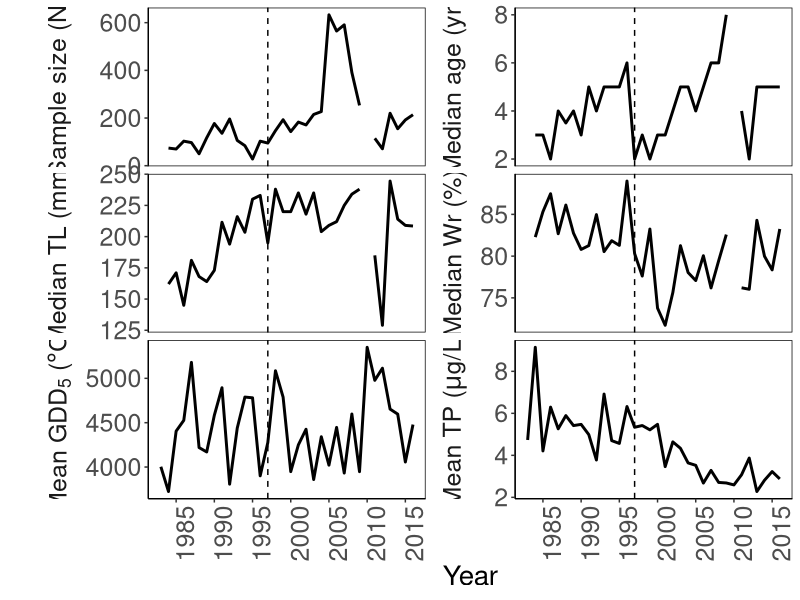
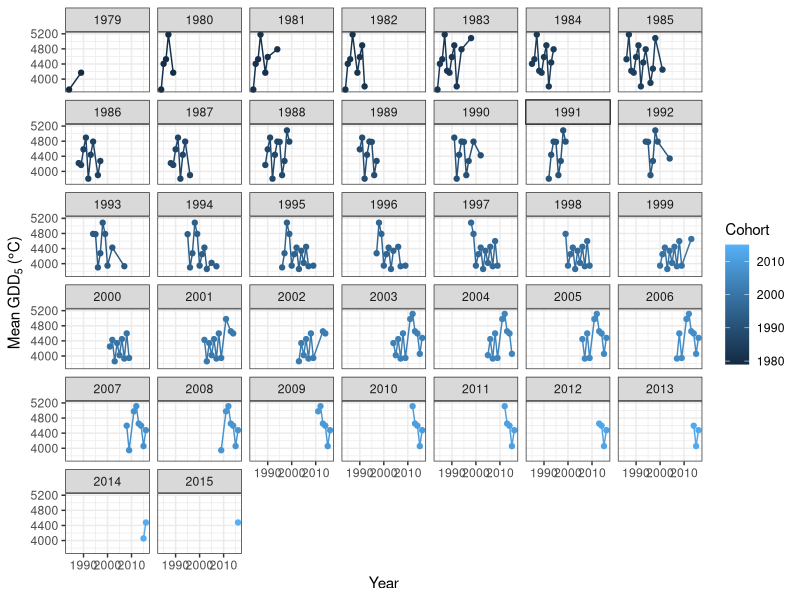
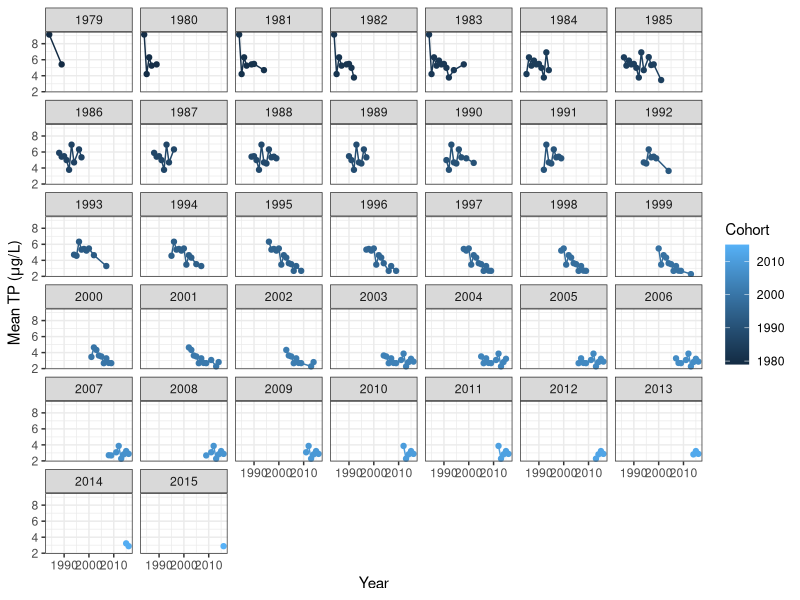
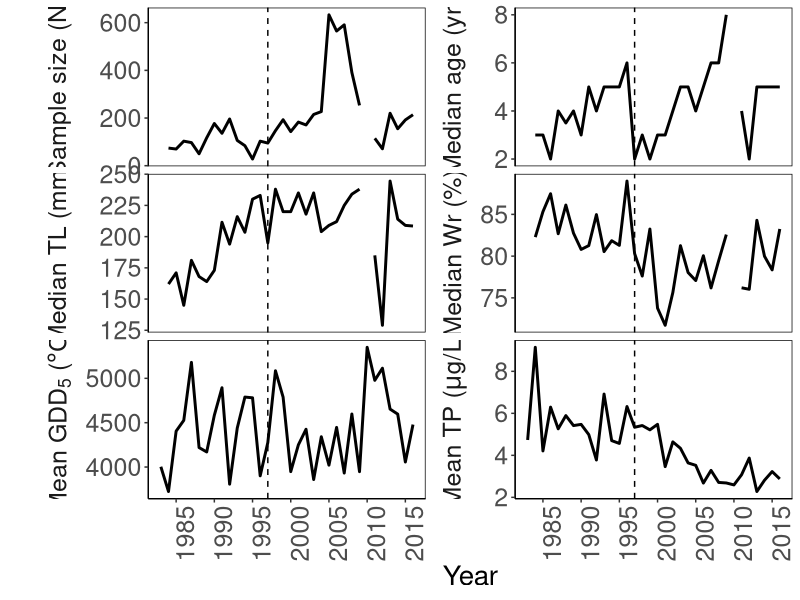
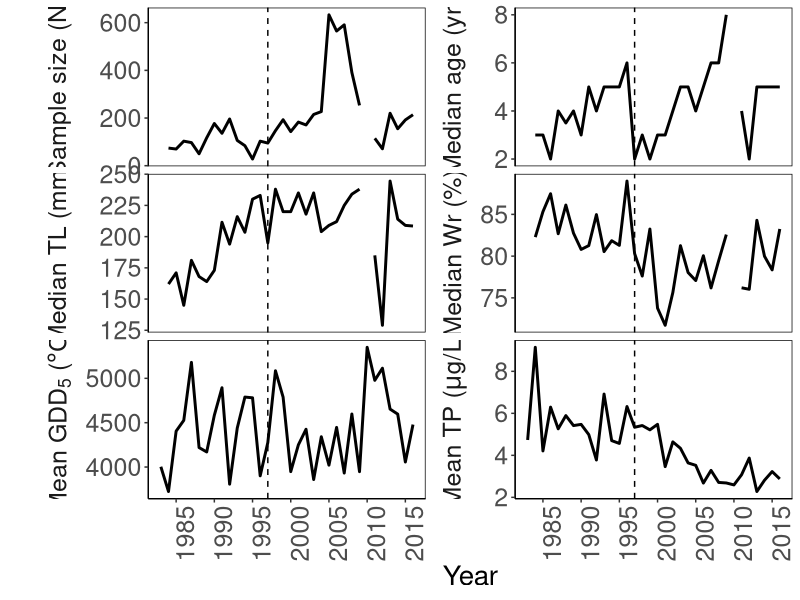
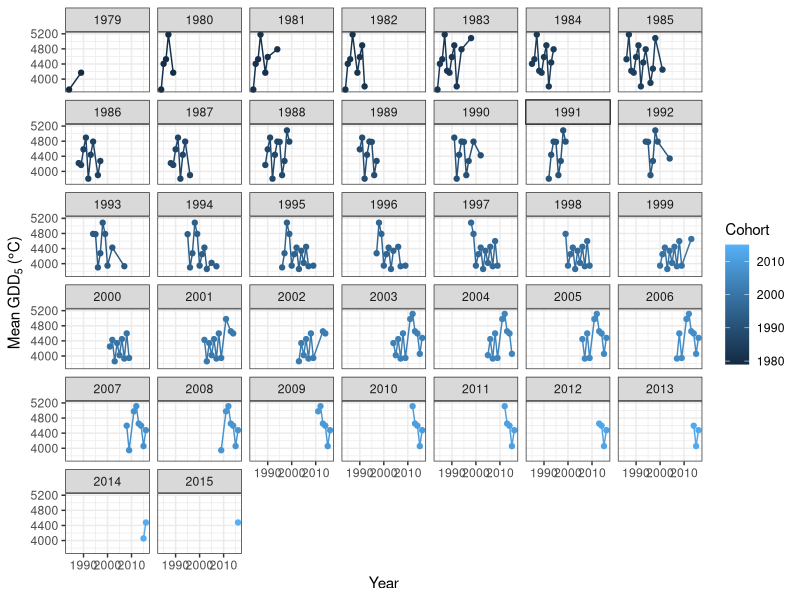
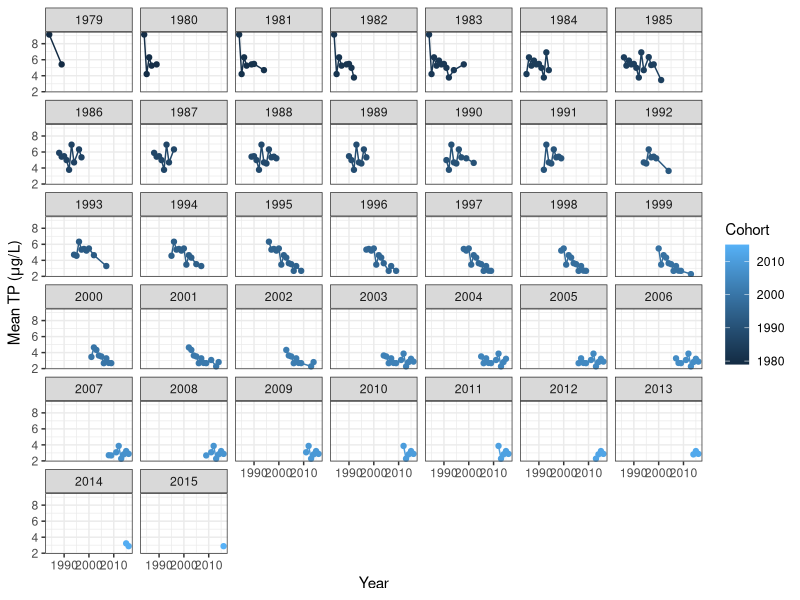

These charts were generated, in order, by the following R code:
#This code will take TP, temperature, and biotic perch data and plot their trends over time
#and among cohorts to create supplemental figures in Feiner et al. 2025, Evol Appl
#-ZS Feiner, 1/9/2025

#TP and temp Summary
library(dplyr)
library(ggplot2)
library(ggpubr)
library(tidyverse)

###Abiotic variables
#Read Data
TP <- read.csv("./Data/SouthernLM_TP.csv")

TP_Year = TP %>%
  rename(Year=YEAR) %>%
  group_by(Year) %>%
  dplyr::summarize(MeanTP = mean(TP_ug_L, na.rm=TRUE), sdTP = sd(TP_ug_L, na.rm=TRUE)) %>%
  filter(Year < 2017)



temps <- read_csv("./Data/StJoeTemps_1960_2018.csv")

##Summarize a few different ways on annual basis

#Create winter year variable to subtract 1 from Jan and Feb years
##align to first winter experience
temps$WinterYear <- ifelse(temps$Month %in% c(1:2), temps$Year - 1, temps$Year)

#Create GDD5 tracker
temps$GDD5 <- ifelse(temps$TempC > 5, temps$TempC-5, 0)

GDD <- temps %>%
  group_by(Year) %>%
  summarize(GDD5Annual = sum(GDD5)) %>%
  filter(Year > 1982 & Year < 2017)

abiotic_graph <- left_join(GDD, TP_Year)

abiotic_graph

#Biotic variables
female_yep <- read.csv("./Data/female_yep.csv", 
                       colClasses=c("integer","character","integer","integer","character","character","integer","integer","integer","integer"))

#assign cohort year
female_yep$CohortYear=female_yep$YEAR-female_yep$AGE

#assign cohort number
female_yep$Cohort = female_yep$CohortYear - min(female_yep$CohortYear) + 1

#Add relative weight column
female_yep$Ws <- 10^(-5.386 + 3.230 * log10(female_yep$LENGTH))
female_yep$Wr <- female_yep$WEIGHT / female_yep$Ws * 100

#Combine explanatory variables for figure
fig_graph_Data <- data.frame(TL = female_yep$LENGTH,
                             WR = female_yep$Wr,
                             AGE = female_yep$AGE,
                             YEAR = female_yep$YEAR,
                             MAT = female_yep$MAT) %>%
  dplyr::group_by(YEAR) %>%
  dplyr::summarise("Median Age" = median(AGE,na.rm=TRUE),
                   SDAGE = sd(AGE,na.rm=TRUE),
                   "Median Wr" = median(WR,na.rm=TRUE),
                   SDWR = sd(WR,na.rm=TRUE),
                   "Median TL" = median(TL,na.rm=TRUE),
                   SDTL = sd(TL,na.rm=TRUE),
                   "Sample size" = dplyr::n())  %>%
  full_join(abiotic_graph, by=c("YEAR"="Year")) %>%
  pivot_longer(cols=c("Median Age","Median Wr","Median TL","Sample size", "GDD5Annual", "MeanTP"))
fig_graph_Data

fig_graph_Data <- fig_graph_Data %>%
  mutate(name2 = factor(name, levels=c("Sample size","Median Age","Median TL","Median Wr", "GDD5Annual", "MeanTP"),
                        #labels=c("Sample size (N)","Median age (yr)","Median TL (mm)", "Median Wr (%)", expression(Mean*GDD[5]), "Mean TP (ug/L)"))
                        labels=c(expression("`Sample size (N)`"),expression("`Median age (yr)`"),expression("`Median TL (mm)`"), 
                                 expression("`Median Wr (%)`"), expression(Mean~GDD[5]~"("*degree*"C)"), expression(Mean~TP~"("*mu*"g/L)"))))


Predictors_fig <- ggplot(fig_graph_Data, aes(x=YEAR, y=value)) + 
  theme_bw()+theme(panel.grid.major=element_blank(),panel.grid.minor=element_blank())+
  #geom_line(aes(x =  GLSM_Internal_corr$Date_2, y = Pred_obs$Q5),linetype="dashed") +
  #geom_line(aes(x =  GLSM_Internal_corr$Date_2, y = Pred_obs$Q95),linetype="dashed") + 
  #geom_point(aes(x = Pred_obs$Date, y = Pred_obs$Q50), size=5) +
  geom_line(size=1) +
  #geom_errorbar(mapping=aes(x = COHORT,ymin=value + SD,ymax=Q95))+
  facet_wrap(~name2, scales = "free_y", ncol=2, 
             strip.position="left", labeller=label_parsed) +
  #geom_ribbon(aes(x = GLSM_Internal_corr$Date_2,ymin=Pred_obs$Q10,ymax=Pred_obs$Q10),fill="gray")+
  ylab("")+
  xlab("Year")+
  #ylim(0,6.75) +
  theme(axis.text.x=element_text(size=18,angle=90,hjust=1, vjust=1),
        axis.text.y=element_text(size=18),
        axis.title.x=element_text(size=20),
        axis.title.y=element_text(size=20),
        panel.border = element_rect(color="black"),
        axis.line = element_line(colour = "black"),
        strip.text = element_text(size=18),
        # axis.ticks.x = element_blank(),
        # axis.text.x = element_blank(),
        legend.position="none",
        strip.background=element_blank(),
        strip.placement="outside") + 
  scale_x_continuous(breaks=seq(1980,2020,5)) + 
  geom_vline(xintercept=1997, lty=2)

Predictors_fig

#Save figure of predictors over time
ggsave(file="./Figures/RevisedPredictors_Fig.svg", plot=Predictors_fig, width=12, height=10)
ggsave(file="./Figures/RevisedPredictors_Fig.png", plot=Predictors_fig, width=12, height=10)


#Plot GDD and TP history for a cohort
cohortsummary <- female_yep %>%
  group_by(CohortYear, YEAR, AGE) %>%
  summarize(N=n()) %>%
  left_join(abiotic_graph, by=c("YEAR"="Year")) %>%
  mutate(Fishing = ifelse(YEAR <=1996, 1, 0))
  
cohortsummary  

GDDcohortsplot <- ggplot(cohortsummary, aes(x=YEAR, y=GDD5Annual, color=CohortYear)) + 
  geom_line() + geom_point() + theme_bw() +
  facet_wrap(~CohortYear) + xlab("Year") + ylab(expression(Mean~GDD[5]~"("*degree*"C)")) + 
  scale_color_continuous(name="Cohort")
GDDcohortsplot

#Save supplemental figure
ggsave(file="./Figures/Revised_Supplement_GDDbyCohort_Fig.png", plot=GDDcohortsplot, width=12, height=10)

TPCohortsplot <- ggplot(cohortsummary, aes(x=YEAR, y=MeanTP, color=CohortYear)) + 
  geom_line() + geom_point() + 
  facet_wrap(~CohortYear) + theme_bw() + xlab("Year") + ylab(expression(Mean~TP~"("*mu*"g/L)")) +
  scale_color_continuous(name="Cohort")
TPCohortsplot

#save supplemental figure
ggsave(file="./Figures/Revised_Supplement_TPbyCohort_Fig.png", plot=TPCohortsplot, width=12, height=10)


